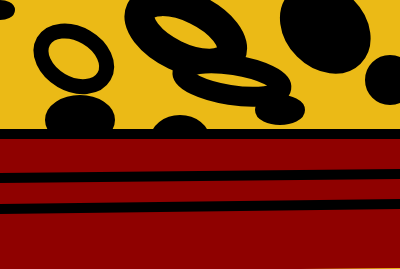
Frame 1 (no input)
Frame 60 (no input): identical to frame 1, image omitted
Frame 120 (the mouse pressed at the canvas centre since frame 60): identical to frame 1, image omitted

The p5.js sketch that drew this single still picture (run headless with seeded random() and noise() and a simulated clock; from frame 60 on, the mouse is pressed at the canvas centre):

// p5.js sketch
// ── sketch.js
//Alissa Diaz
function setup() {
  createCanvas(400, 269);
  background(235, 186, 22)

  push();
  stroke(0);
  strokeWeight(15);
  fill(235, 186, 22);
  translate(50, -30);
  rotate(PI/6);
  ellipse(65, 65, 70, 50);
  pop();

  push();
  stroke(0)
  strokeWeight(30);
  fill(235, 186, 22)
  translate(100, -20);
  rotate(PI/7);
  ellipse(100, 10, 100, 50);
  pop();

  push();
  stroke(0)
  strokeWeight(20)
  fill(235, 186, 22)
  translate(50, -50)
  rotate(PI/20)
  ellipse(200, 100, 100, 30)
  pop();

  push();
  stroke(0)
  strokeWeight(10)
  fill(0);
  ellipse(280, 110, 40, 20)
  pop();

  push();
  stroke(0)
  fill(0)
  strokeWeight(10)
  rotate(PI/4)
  translate(-50, -220)
  ellipse(300, 10, 90, 70)
  pop();

  push();
  stroke(0)
  fill(0)
  strokeWeight(10)
  ellipse(390, 80, 40)
  pop();

  push();
  stroke(0)
  fill(0)
  strokeWeight(10)
  ellipse(80, 120, 60, 40)
  pop();

  push();
  stroke(0)
  fill(0)
  strokeWeight(10)
  ellipse(180, 140, 50, 40)
  pop();

  push();
  stroke(0)
  fill(0)
  strokeWeight(10)
  ellipse(0, 10, 20, 10)
  pop();

  stroke(143, 1, 0);
  strokeWeight(35);
  line(0, 156, 400, 154);
  strokeWeight(25)
  line(0, 194, 400, 190)
  strokeWeight(60)
  line(0, 242, 400, 238)


  stroke(0);
  strokeWeight(10);
  line(0, 134, 400, 134);
  line(0, 178, 400, 174);
  line(0, 209, 400, 204);








}
function draw() {

}
